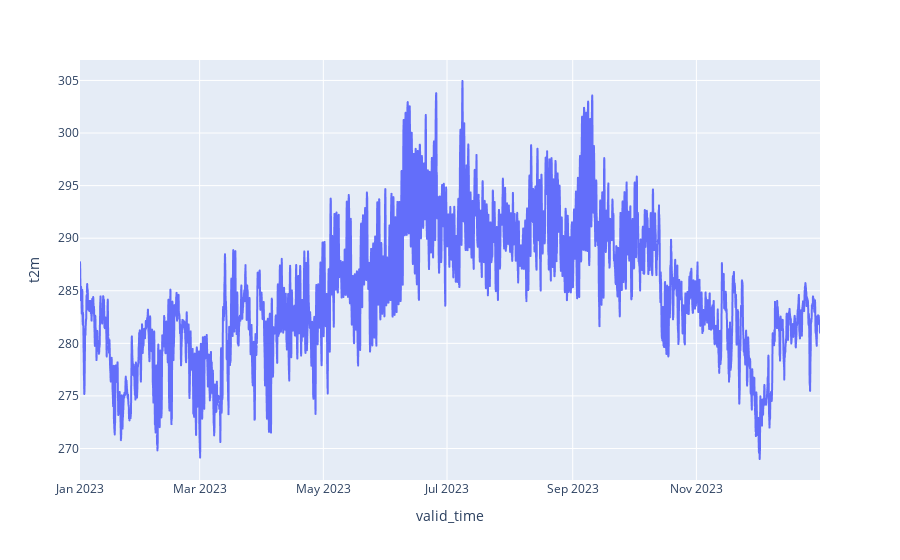

The notebook cell saved with this chart:
### Code cell
fig = px.line(subset_df, x='valid_time', y='t2m')
fig.show()

### Figure 1 — Plotly figure (JSON) as saved in the notebook; plotly's stock layout.template omitted (floating-point values rounded to 4 significant figures; data arrays with more than 128 entries replaced by an {"elided": "..."} marker saying what was removed)
{"data": [{"hovertemplate": "valid_time=%{x}<br>t2m=%{y}<extra></extra>", "legendgroup": "", "line": {"color": "#636efa", "dash": "solid"}, "marker": {"symbol": "circle"}, "mode": "lines", "name": "", "showlegend": false, "type": "scattergl", "x": {"elided": "8760 str values"}, "xaxis": "x", "y": {"elided": "8760 float values"}, "yaxis": "y"}], "layout": {"legend": {"tracegroupgap": 0}, "margin": {"t": 60}, "xaxis": {"anchor": "y", "domain": [0, 1], "title": {"text": "valid_time"}}, "yaxis": {"anchor": "x", "domain": [0, 1], "title": {"text": "t2m"}}}}
